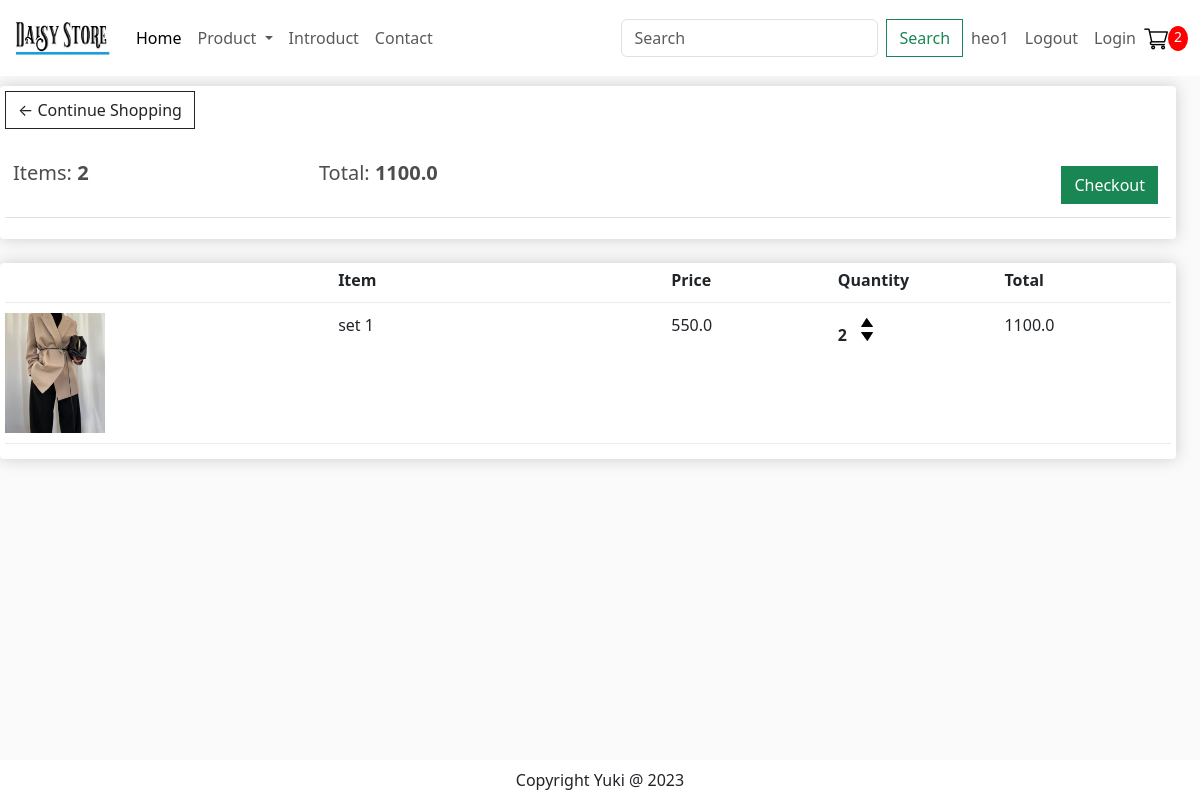
Screenshot of /cart/ (signed in) with the database file from the repository.
### app/models.py (models this page shows, shortened)
class Order(models.Model):
    customer = models.ForeignKey(Customer, on_delete=models.SET_NULL, blank=True, null=True)
    date_order = models.DateField(auto_now_add=True)
    complete = models.BooleanField(default=False, null=True, blank=False)
    transaction_id = models.CharField(max_length=200, null=True)
    @property
    def get_cart_items(self):
        orderitems = self.orderitem_set.all()
        total = sum([item.quantity for item in orderitems])
        return total
    @property
    def get_cart_total(self):
        orderitems = self.orderitem_set.all()
        total = sum([item.get_total for item in orderitems])
        return total

class OrderItem(models.Model):
    product = models.ForeignKey(Product, on_delete=models.SET_NULL, blank=True, null=True)
    order = models.ForeignKey(Order,on_delete=models.SET_NULL, blank=True, null=True )
    quantity = models.IntegerField(default=0, null=True, blank=True)
    date_added = models.DateTimeField(auto_now_add=True)
    @property
    def get_total(self):
        total = self.product.price * self.quantity
        return total

class Product(models.Model):
    name = models.CharField(max_length=200, null=True, blank=False)
    price = models.FloatField()
    digital = models.BooleanField(default=False, null=True, blank=False)
    image = models.ImageField(null=True, blank=True)
    @property
    def ImageURL(self):
        try:
            url = self.image.url
        except:
            url = ''
        return url

### app/views.py (the view)
# urls.py: path('cart/', views.cart, name="cart"),
def cart(request):
    if request.user.is_authenticated:
        customer = request.user.customer
        order, created = Order.objects.get_or_create(customer =customer,complete=False)
        items = order.orderitem_set.all()
        cartItems = order.get_cart_items
    else:
        items =[]
        order = {'get_cart_items':0, 'get_cart_items':0}
        cartItems = order['get_cart_items']
    context= {'items':items,'order':order,'cartItems':cartItems}
    return render(request, 'app/cart.html', context)

### app/templates/app/cart.html
{% extends 'app/base.html' %}
{% load static %}
{% block cart_content %}
<div class="row" style="width:100%">
	<div class="col-lg-12">
		<div class="box-element">
			<a  class="btn btn-outline-dark" href="{% url 'home' %}">&#x2190; Continue Shopping</a>
			<br>
			<br>
			<table class="table">
				<tr>
					<th><h5>Items: <strong>{{order.get_cart_items}}</strong></h5></th>
					<th><h5>Total:<strong> {{order.get_cart_total}}</strong></h5></th>
					<th>
						<a  style="float:right; margin:5px;" class="btn btn-success" href="{% url 'checkout' %}">Checkout</a>
					</th>
				</tr>
			</table>
		</div>
		<br>
		<div class="box-element">
			<div class="cart-row">
				<div style="flex:2"></div>
				<div style="flex:2"><strong>Item</strong></div>
				<div style="flex:1"><strong>Price</strong></div>
				<div style="flex:1"><strong>Quantity</strong></div>
				<div style="flex:1"><strong>Total</strong></div>
			</div>
			{% for item in items %}
			<div class="cart-row">
				<div style="flex:2"><img class="row-image" src="{{item.product.ImageURL}}"></div>
				<div style="flex:2"><p>{{item.product.name}}</p></div>
				<div style="flex:1"><p>{{item.product.price}}</p></div>
				<div style="flex:1">
					<p class="quantity">{{item.quantity}}</p>
					<div class="quantity">
						<img data-product = {{item.product.id}} data-action = 'add' class="chg-quantity update-cart" src="{% static  'app/images/arrow-up.png' %}">
						<img data-product = {{item.product.id}} data-action = 'remove' class="chg-quantity update-cart" src="{% static  'app/images/arrow-down.png' %}">
					</div>
				</div>
				<div style="flex:1"><p>{{item.get_total}}</p></div>
			</div>
			{% endfor %}
		</div>
	</div>
</div>
{% endblock cart_content %}

### app/templates/app/base.html (shortened to what this page needs)
{% load static %}
<!DOCTYPE html>
<html>
    <head>
        <link href="https://cdn.jsdelivr.net/npm/bootstrap@5.3.0-alpha3/dist/css/bootstrap.min.css" rel="stylesheet">
        <link href="{% static 'app/css/style.css' %}" rel="stylesheet" />
        <link href="{% static 'app/css/product-detail.css' %}" rel="stylesheet" />
        <link href="{% static 'app/css/all.min.css' %}" rel="stylesheet" />
        <link href="{% static 'app/css/owl.carousel.min.css' %}" rel="stylesheet" />
        <link rel="stylesheet" type="text/css" href="{% static 'app/css/main.css' %}" >
        <link rel="stylesheet" href="">
    </head>
    <body>
        <nav class="navbar navbar-expand-lg bg-white">
            <div class="container-fluid">
              <a class="navbar-brand" href="{% url 'home' %}">
                <img src="{% static 'app/images/logo.jpg' %}" width="100" height="50" />
              </a>
              <div class="collapse navbar-collapse" id="navbarSupportedContent">
                <ul class="navbar-nav me-auto mb-2 mb-lg-0">
                  <li class="nav-item">
                    <a class="nav-link active" aria-current="page" href="{% url 'home' %}">Home</a>
                  </li>
                  <li class="nav-item dropdown">
                    <a class="nav-link dropdown-toggle" href="#" role="button" data-bs-toggle="dropdown" aria-expanded="false">
                      Product
                    </a>
                  </li>
                  <li class="nav-item">
                    <a class="nav-link" href="#">Introduct</a>
                  </li>
                  <li class="nav-item">
                    <a class="nav-link" href="#">Contact</a>
                  </li>
                </ul>
                <form class="d-flex" role="search" method = "POST" action = "{% url 'search' %}">
                  <input class="form-control me-2" type="search" placeholder="Search" aria-label="Search" name = "searched">
                  <button class="btn btn-outline-success" type="submit">Search</button>
                </form>
              </div>
              <ul class="navbar-nav me-auto mb-2 mb-lg-0">
                <li class="nav-item">
                  <span class="nav-link" >{{request.user}}</a>
                </li>
                <li class="nav-item">
                  <a class="nav-link" href="{% url 'logout' %}">Logout</a>
                </li>
                <li class="nav-item">
                  <a class="nav-link" href="{% url 'login' %}">Login</a>
                </li>
                <li class="nav-item">
                  <div class='form-inline my-2 my-lg-0'>
                    <a href="{% url 'cart' %}">
                      <img src="{% static 'app/images/shopping-cart.PNG' %}">
                    </a>
                    {% if cartItems %}<p id='cart-total'>{{cartItems}}</p>{% endif %}
                </div>
                </li>
              </ul>
            </div>
          </nav>
          {% block cart_content %}{% endblock cart_content %}
          <footer class="container--fluid bg-white text-center fixed-bottom p-2 mt-5">
            Copyright Yuki @ 2023
          </footer>
    </body>
</html>

### app/static/app/css/main.css (style rules this page uses)
body { background-color: hsl(0, 0%, 98%); }
h1,h2,h3,h4,h5,h6 { color:hsl(0, 0%, 30%); }
.box-element { box-shadow:hsl(0, 0%, 80%) 0 0 16px; background-color: #fff; border-radius: 4px; padding: 5px; }
.my-lg-0 { margin: unset; display: flex; align-items: center; }
.my-lg-0 p { margin: unset; }
.navbar-nav { align-items: center; }
#cart-total { display: block; text-align: center; color:#fff; background-color: red; width: 20px; height: 25px; border-radius: 50%; font-size: 14px; }
.col-lg-3, .col-lg-4, .col-lg-6, .col-lg-8, .col-lg-12 { margin-top: 10px; }
.btn { border-radius: 0; }
.row-image { width: 100px; }
.cart-row { display: flex; align-items: flex-stretch; padding-bottom: 10px; margin-bottom: 10px; border-bottom: 1px solid #ececec; }
.quantity { display: inline-block; font-weight: 700; padding-right:10px; }
.chg-quantity { width: 12px; cursor: pointer; display: block; margin-top: 5px; transition:.1s; }

### rows the page displays
Order: get_cart_items "2", get_cart_total "1100.0"
OrderItem: product.ImageURL (picture), product.name "set 1", product.price "550.0", quantity "2", get_total "1100.0"

### other values shown
{{ request.user }} "heo1"
{{ cartItems }} "2"
